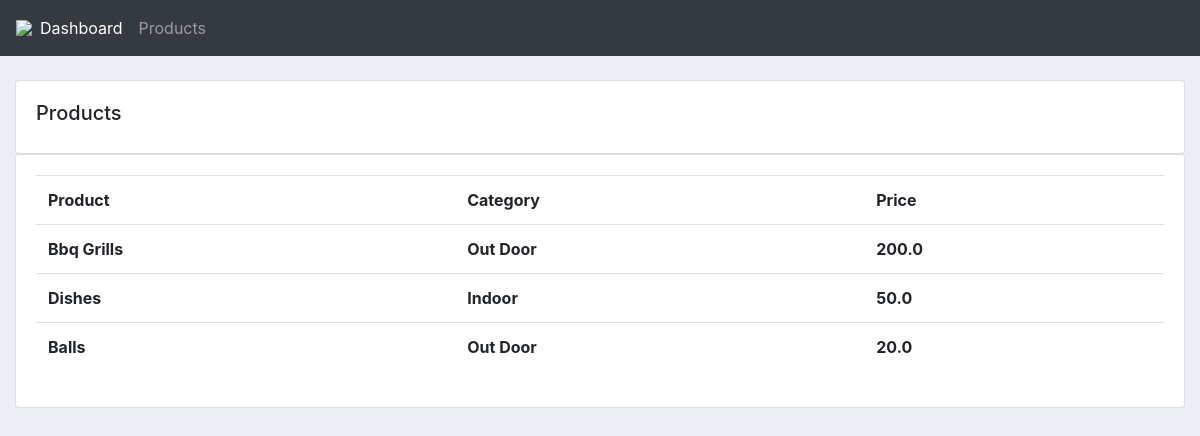
Page /products on the committed database.
### base/models.py (models this page shows, shortened)
class Product(models.Model):
    CATEGORY = (
        ("Indoor", "Indoor"),
        ("Out Door", "Out Door"),
    )
    name = models.CharField(max_length=50, null=True)
    price = models.FloatField(null=True)
    category = models.CharField(max_length=50, null=True, choices=CATEGORY)
    description = models.CharField(max_length=500, null=True, blank=True)
    date_created = models.DateTimeField(auto_now_add=True, null=True)
    tags = models.ManyToManyField(Tag)

### base/views.py (the view)
# urls.py: path('products', views.products, name="products"),
def products(request):
    products = Product.objects.all()
    return render(request, 'base/products.html', {'products': products})

### base/templates/base/products.html (shortened to what this page needs)
{% extends 'base/main.html' %}
{% block body %}
        <br>
		<div class="row">
			<div class="col-md">
				<div class="card card-body">
					<h5>Products</h5>
				</div>
				<div class="card card-body">
					<table class="table">
						<tr>
							<th>Product</th>
							<th>Category</th>
							<th>Price</th>
						</tr>
						{% for i  in products %}
						<tr>
							<th>{{i.name}}</th>
							<th>{{i.category}}</th>
							<th>{{i.price}}</th>
						</tr>
						{% endfor %}
					</table>
				</div>
			</div>
		</div>
{% endblock body %}

### base/static/css/main.css (style rules this page uses)
body { background-color: #ebeff5; }

### rows in the picture
Product: name "Bbq Grills", category "Out Door", price "200.0"
Product: name "Dishes", category "Indoor", price "50.0"
Product: name "Balls", category "Out Door", price "20.0"
